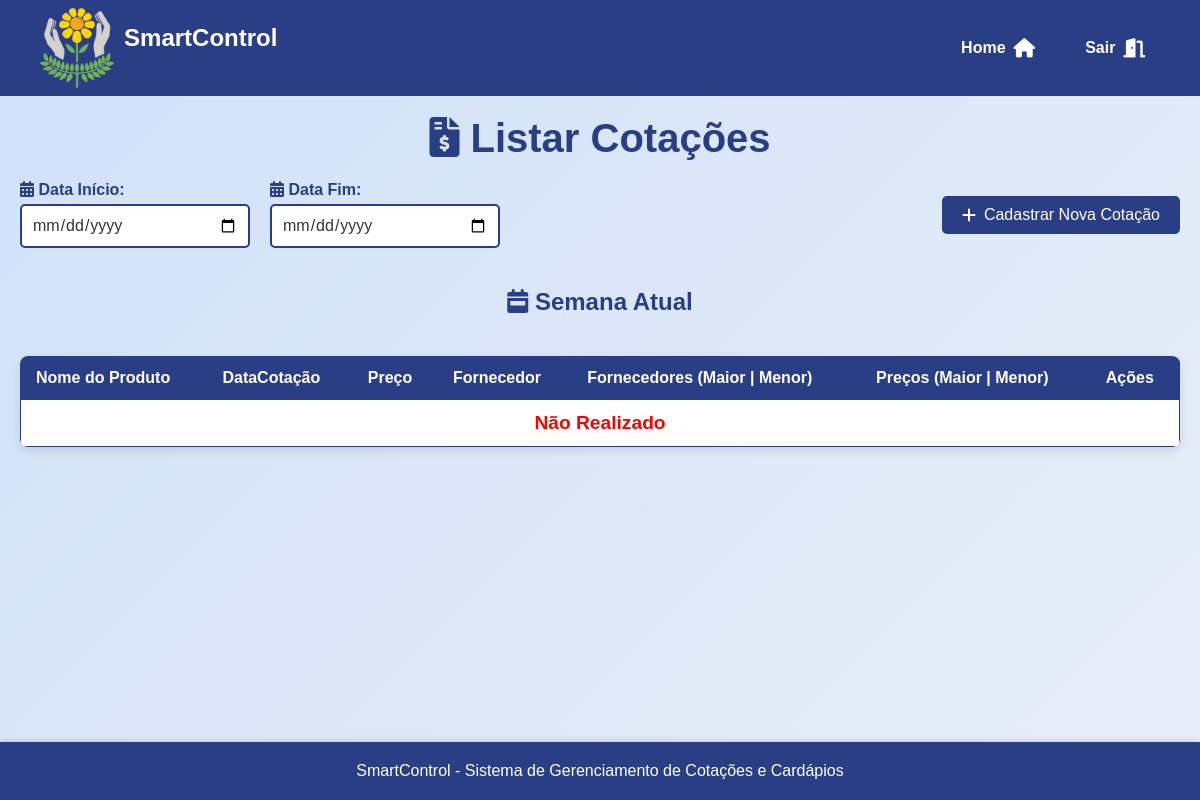
/assets/view/pages/cotacoes/listarCotacoes/listarCotacoes.php (signed in), run on an earlier commit of the app's database.
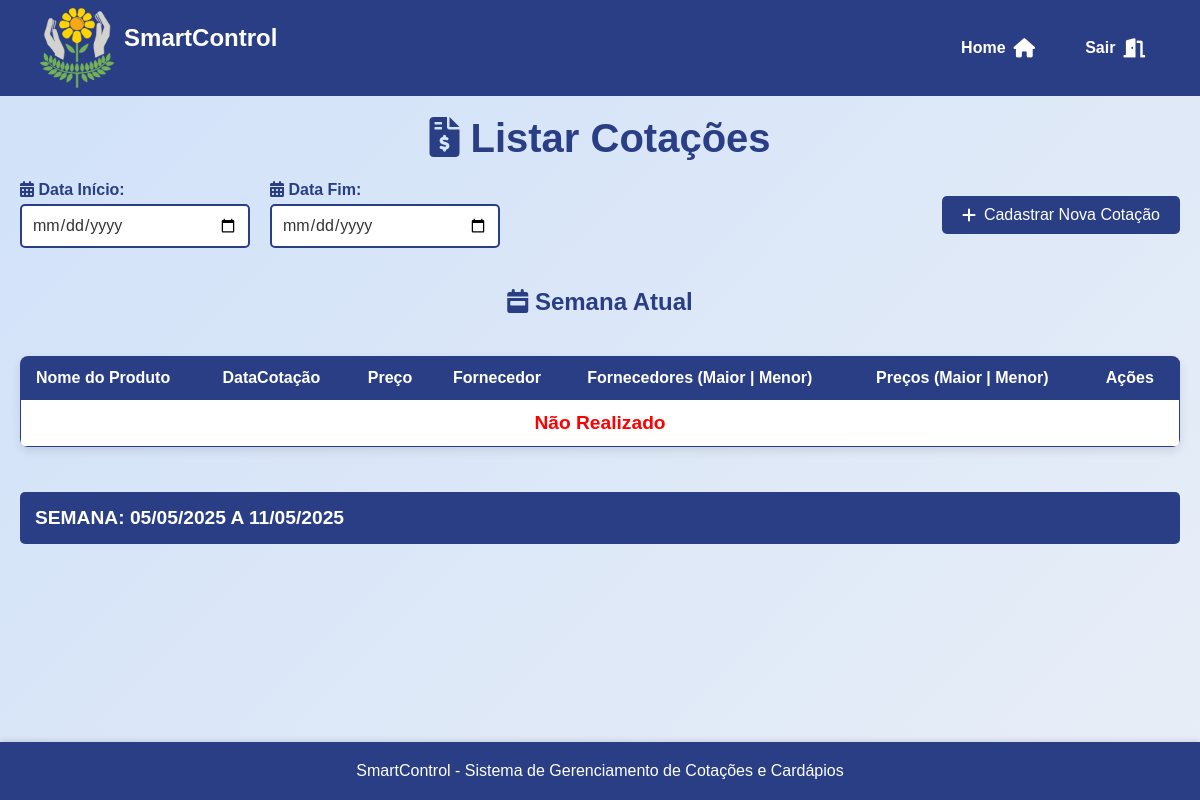
And on a later commit of the database.
### tables this page shows
CREATE TABLE `cotas` (
  `id` int(11) NOT NULL,
  `produto_id` int(11) NOT NULL,
  `fornecedor_id` int(11) NOT NULL,
  `preco_unitario` decimal(10,2) NOT NULL,
  `quantidade` decimal(10,2) NOT NULL,
  `data_cotacao` date NOT NULL,
  `rel_un_peso` int(20) NOT NULL
);

### assets/model/Usuario.php (called while the page is built, shortened)
<?php
abstract class Usuario {
    protected $tipo_usuario;
    public function getTipoUsuario() {
        return $this->tipo_usuario;
    }
}
?>

### assets/model/pdo/DataBase.php (called while the page is built, shortened)
<?php
class Database {
    private $host = 'localhost';
    private $dbname = 'sistema_apae';
    private $username = 'root';
    private $password = '';
    public $conn;
    public function __construct()
    {
        try {
            $this->conn = new PDO("mysql:host=$this->host;dbname=$this->dbname", $this->username, $this->password);
            $this->conn->setAttribute(PDO::ATTR_ERRMODE, PDO::ERRMODE_EXCEPTION);
        } catch (PDOException $exception) {
            echo "Erro na conexão: " . $exception->getMessage();
        }
    }
    public function read($table, $columns = "*", $id = null, $where = null) {
        $sql = "SELECT $columns FROM $table";
        try {
            $stmt = $this->conn->prepare($sql);
            $stmt->execute();
            return $stmt->fetchAll(PDO::FETCH_ASSOC);
        } catch (PDOException $exception) {
            echo "Erro ao ler: " . $exception->getMessage();
            return false;
        }
    }
}
?>

### assets/controller/userController.php (called while the page is built, shortened)
<?php
require_once __DIR__ . '/../model/Usuario.php';
require_once __DIR__ . '/../model/pdo/DataBase.php';
class ControladorUsuarios
{
    private $banco;
    public function __construct() {
        $this->banco = new DataBase;
    }
    public function obterPermissoes($tipo_usuario) {
        $conn = $this->banco->conn;
        $sql = "SELECT * FROM permissoes WHERE tipo_usuario = :tipo_usuario";
        $stmt = $conn->prepare($sql);
        $stmt->bindParam(":tipo_usuario", $tipo_usuario);
        $stmt->execute();
        $permissoes = $stmt->fetch(PDO::FETCH_ASSOC);
        return $permissoes;
    }
}
?>

### assets/model/utils.php (called while the page is built, shortened)
<?php
require_once __DIR__ . "/../controller/userController.php";
function verificarPermissao($tipo_usuario, $acao) {
    $controler = new ControladorUsuarios();
    $permissoes = $controler->obterPermissoes($tipo_usuario);
    return isset($permissoes[$acao]) && $permissoes[$acao] == 1;
}
?>

### assets/model/Cotas.php (called while the page is built, shortened)
<?php
class Cota {
    private $dataCotacao;
    public function __construct($id, $produtoId, $fornecedorId, $precoUnitario, $quantidade,$relacaoUnidadePeso, $dataCotacao) {
        $this->dataCotacao = $dataCotacao;
    }
    public function getDataCotacao() {
        return $this->dataCotacao;
    }
}
?>

### assets/controller/cotacaoController.php (called while the page is built, shortened)
<?php
require_once __DIR__ . '/../model/pdo/DataBase.php';
require_once __DIR__ . '/../model/Cotas.php';
class ControladorCotacao {
    private $bd;
    public function __construct() {
        $this->bd = new Database();
    }
    public function verCotas() {
        $todasCotas = $this->bd->read("cotas");
        $arr = [];
        foreach($todasCotas as $cota) {
            $novaCota = new Cota($cota['id'], $cota['produto_id'], $cota['fornecedor_id'], $cota['preco_unitario'], $cota['quantidade'],$cota['rel_un_peso'], $cota['data_cotacao']);
            $arr[] = $novaCota;
        }
        return $arr;
    }
}
?>

### assets/view/pages/cotacoes/listarCotacoes/listarCotacoes.php (the view, shortened to what the changed rows need)
<?php
require_once __DIR__ . '/../../../../controller/cotacaoController.php';
require_once __DIR__ . "/../../../../controller/pageController.php";
require_once __DIR__ . "/../../../../controller/userController.php";
require_once __DIR__ . "/../../../../model/utils.php";
$controladorCotacao = new ControladorCotacao();
$cotas = $controladorCotacao->verCotas();
$user = $_SESSION['user'];
$tipo_usuario = $user->getTipoUsuario();
$podeGerenciarCotacoes = verificarPermissao($tipo_usuario, 'gerenciar_cotacoes');
function construirTabelas($cotas) {
    $semanas = [];
    foreach ($cotas as $cota) {
        $dataCotacao = new DateTime($cota->getDataCotacao());
        $semanaInicio = clone $dataCotacao;
        $semanaInicio->modify('monday this week');
        $semanaFim = clone $semanaInicio;
        $semanaFim->modify('sunday this week');
        $semana = $semanaInicio->format("d/m/Y") . " a " . $semanaFim->format("d/m/Y");
        if (!isset($semanas[$semana])) {
            $semanas[$semana] = [];
        }
        $semanas[$semana][] = $cota;
    }
    $indexNum = 0;
    foreach ($semanas as $semana => $cotasDaSemana) {
        echo "<div class='tableHeader h-head-". $indexNum ."' onclick='switchTable(" .$indexNum . ")'>Semana: $semana <i class='bx bx-chevron-down'></i></div>";
        foreach ($cotasDaSemana as $cotacao) {
            $indexNum++;
        }
    }
}
?>
<!DOCTYPE html>
<html lang="pt-BR">
<head>
    <link rel="stylesheet" href="../../styles/ListarStyle.css">
    <link rel="stylesheet" href="./custom.css">
    <link rel="stylesheet" href="https://cdnjs.cloudflare.com/ajax/libs/font-awesome/6.0.0-beta3/css/all.min.css">
</head>
<body>
<main>
    <h1><i class="fas fa-file-invoice-dollar"></i> Listar Cotações</h1>
    <section class="search">
            <div>
            </div>
            <div class="right">
            </div>
    </section>
    <table>
        <thead>
            <?php if (!isset($cotasFiltradas)): ?>
                <h1 class="table-title"><i class="fas fa-calendar-week"></i> Semana Atual</h1>
            <?php endif; ?>
            <tr>
                <th>Nome do Produto</th>
                <th>DataCotação</th>
                <th>Preço</th>
                <th>Fornecedor</th>
                <th>Fornecedores (Maior | Menor)</th>
                <th>Preços (Maior | Menor)</th>
                <?php if ($podeGerenciarCotacoes): ?>
                <th colspan="2">Ações</th>
                <?php endif; ?>
            </tr>
        </thead>
        <tbody class="tablecotacaoatual">
        </tbody>
    </table>
    <?php
        if(!isset($cotasFiltradas)){
            construirTabelas($cotas);
        }
    ?>
</main>
</body>
</html>

What changed in the data, as far as the page shows it:
added cotas: data_cotacao "05/05/2025 A 11/05/2025"
Also different on the page:
new list line: "SEMANA:"
